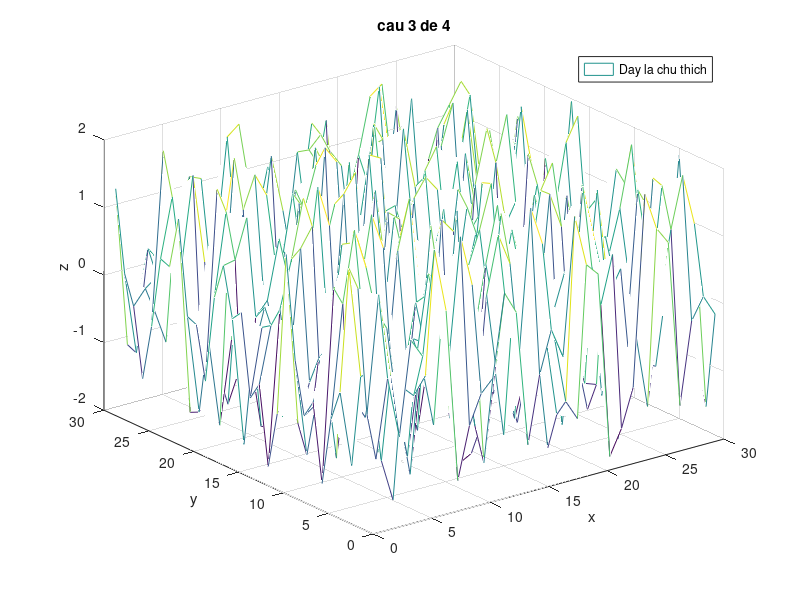

MATLAB code to generate this figure:
clc;

[X Y]= meshgrid(1:30);
Z= sin(Y.^2-X)-cos(Y-X.^2);

mesh(X,Y,Z)
xlabel('x')
ylabel('y')
zlabel('z')
title('cau 3 de 4')
legend('Day la chu thich')
